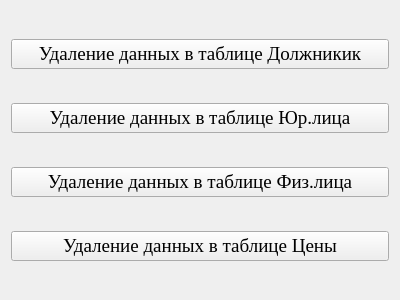
<?xml version="1.0" encoding="UTF-8"?>
<ui version="4.0">
 <class>deletee</class>
 <widget class="QWidget" name="deletee">
  <property name="geometry">
   <rect>
    <x>0</x>
    <y>0</y>
    <width>400</width>
    <height>300</height>
   </rect>
  </property>
  <property name="windowTitle">
   <string>Form</string>
  </property>
  <layout class="QVBoxLayout" name="verticalLayout">
   <item>
    <widget class="QPushButton" name="pushButtonDeb">
     <property name="font">
      <font>
       <family>Times New Roman</family>
       <pointsize>14</pointsize>
      </font>
     </property>
     <property name="text">
      <string>Удаление данных в таблице Должникик</string>
     </property>
    </widget>
   </item>
   <item>
    <widget class="QPushButton" name="pushButton_Ur">
     <property name="font">
      <font>
       <family>Times New Roman</family>
       <pointsize>14</pointsize>
      </font>
     </property>
     <property name="text">
      <string>Удаление данных в таблице Юр.лица</string>
     </property>
    </widget>
   </item>
   <item>
    <widget class="QPushButton" name="pushButton_Fiz">
     <property name="font">
      <font>
       <family>Times New Roman</family>
       <pointsize>14</pointsize>
      </font>
     </property>
     <property name="text">
      <string>Удаление данных в таблице Физ.лица</string>
     </property>
    </widget>
   </item>
   <item>
    <widget class="QPushButton" name="pushButton_Prise">
     <property name="font">
      <font>
       <family>Times New Roman</family>
       <pointsize>14</pointsize>
      </font>
     </property>
     <property name="text">
      <string>Удаление данных в таблице Цены</string>
     </property>
    </widget>
   </item>
  </layout>
 </widget>
 <resources/>
 <connections/>
</ui>
